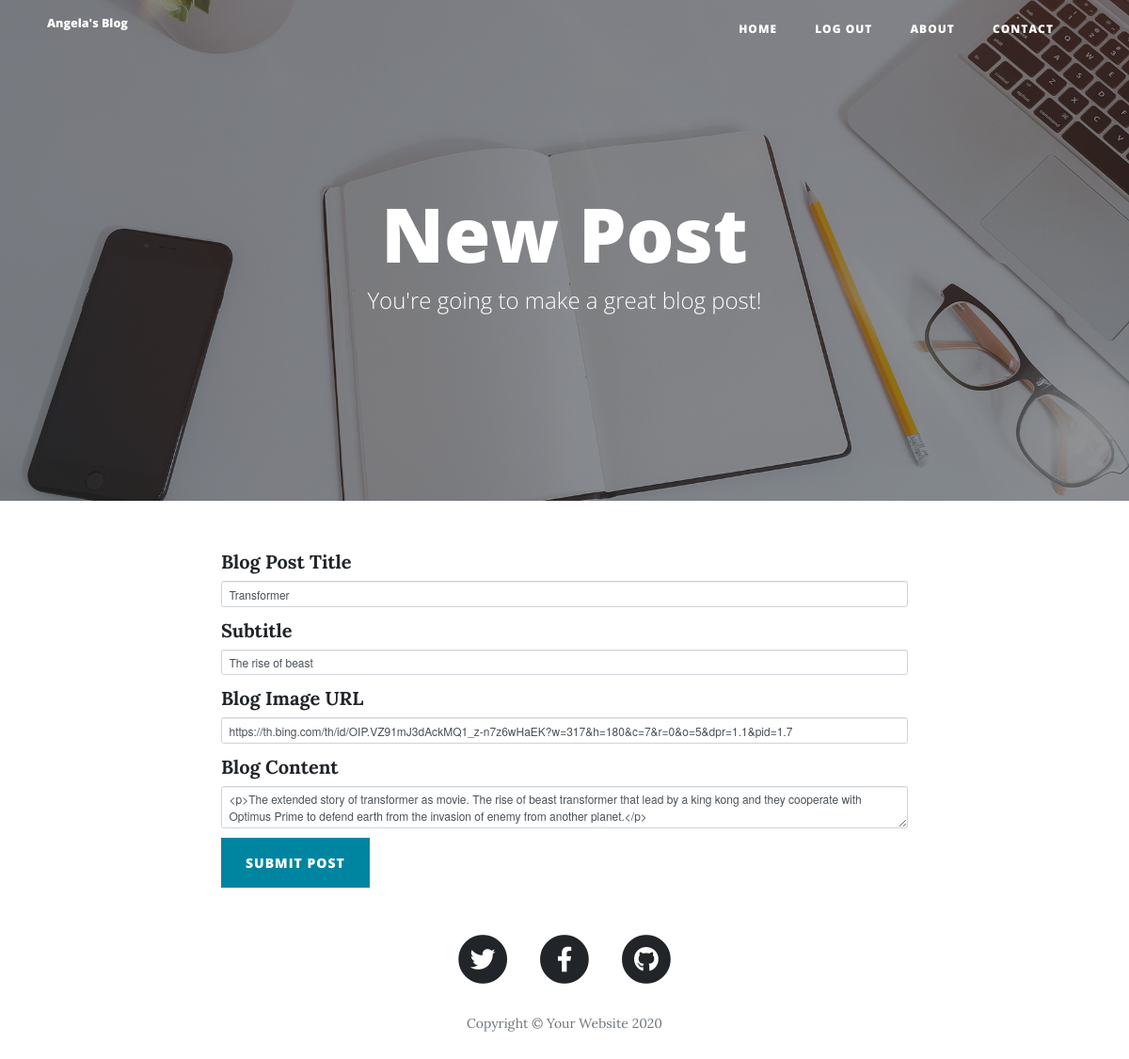
The page /edit-post/1 (signed in) on the database its author committed.
### main.py (models this page shows)
class BlogPost(db.Model):
    __tablename__ = "blog_posts"
    id = db.Column(db.Integer, primary_key=True)
    title = db.Column(db.String(250), unique=True, nullable=False)
    subtitle = db.Column(db.String(250), nullable=False)
    date = db.Column(db.String(250), nullable=False)
    body = db.Column(db.Text, nullable=False)
    author_id = db.Column(db.Integer, db.ForeignKey("User.id"))
    author = relationship("User", back_populates="posts")
    img_url = db.Column(db.String(250), nullable=False)

### main.py (the view, shortened to what this page needs)
@app.route("/edit-post/<int:post_id>")
@login_required
def edit_post(post_id):
    if current_user.id != 1:
        return abort(403)
    post = BlogPost.query.get(post_id)
    edit_form = CreatePostForm(
        title=post.title,
        subtitle=post.subtitle,
        img_url=post.img_url,
        author=post.author,
        body=post.body
    )
    return render_template("make-post.html", form=edit_form)

### forms.py
class CreatePostForm(FlaskForm):
    title = StringField("Blog Post Title", validators=[DataRequired()])
    subtitle = StringField("Subtitle", validators=[DataRequired()])
    img_url = StringField("Blog Image URL", validators=[DataRequired(), URL()])
    body = CKEditorField("Blog Content", validators=[DataRequired()])
    submit = SubmitField("Submit Post")

### main.py (called while the page is built)
@login_manager.user_loader
def load_user(user_id):
    return User.query.get(user_id)

### templates/make-post.html (shortened to what this page needs)
{% extends 'bootstrap/base.html' %}
{% import "bootstrap/wtf.html" as wtf %}
{% block content %}
{% include "header.html" %}
  <header class="masthead" style="background-image: url('{{ url_for('static', filename='img/edit-bg.jpg')}}')">
    <div class="overlay"></div>
    <div class="container">
      <div class="row">
        <div class="col-lg-8 col-md-10 mx-auto">
          <div class="page-heading">
            {% if is_edit: %}
            <h1>Edit Post</h1>
            {% else: %}
            <h1>New Post</h1>
            {% endif %}
            <span class="subheading">You're going to make a great blog post!</span>
          </div>
        </div>
      </div>
    </div>
  </header>
  <div class="container">
    <div class="row">
      <div class="col-lg-8 col-md-10 mx-auto">
        {{ wtf.quick_form(form, novalidate=True, button_map={"submit": "primary"}) }}
      </div>
    </div>
  </div>
{% include "footer.html" %}
{% endblock %}

### templates/header.html (shortened to what this page needs)
<!DOCTYPE html>
<html lang="en">
<head>
  <link href="{{ url_for('static', filename='vendor/bootstrap/css/bootstrap.min.css') }}" rel="stylesheet">
  <link href="{{ url_for('static', filename='vendor/fontawesome-free/css/all.min.css')}}" rel="stylesheet" type="text/css">
  <link href="{{ url_for('static', filename='css/clean-blog.min.css')}}" rel="stylesheet">
</head>
<body>
  <nav class="navbar navbar-expand-lg navbar-light fixed-top" id="mainNav">
    <div class="container">
      <a class="navbar-brand" href="{{url_for('get_all_posts')}}">Angela's Blog</a>
      <div class="collapse navbar-collapse" id="navbarResponsive">
        <ul class="navbar-nav ml-auto">
          <li class="nav-item">
            <a class="nav-link" href="{{ url_for('get_all_posts') }}">Home</a>
          </li>
        {% if current_user.is_authenticated %}
          <li class="nav-item">
            <a class="nav-link" href="{{ url_for('logout') }}">Log Out</a>
          </li>
        {% endif %}
          <li class="nav-item">
            <a class="nav-link" href="{{ url_for('about') }}">About</a>
          </li>
          <li class="nav-item">
            <a class="nav-link" href="{{ url_for('contact') }}">Contact</a>
          </li>
        </ul>
      </div>
    </div>
  </nav>

### templates/footer.html (shortened to what this page needs)
  <footer>
    <div class="container">
      <div class="row">
        <div class="col-lg-8 col-md-10 mx-auto">
          <ul class="list-inline text-center">
            <li class="list-inline-item">
              <a href="#">
                <span class="fa-stack fa-lg">
                  <i class="fas fa-circle fa-stack-2x"></i>
                  <i class="fab fa-twitter fa-stack-1x fa-inverse"></i>
                </span>
              </a>
            </li>
            <li class="list-inline-item">
              <a href="#">
                <span class="fa-stack fa-lg">
                  <i class="fas fa-circle fa-stack-2x"></i>
                  <i class="fab fa-facebook-f fa-stack-1x fa-inverse"></i>
                </span>
              </a>
            </li>
            <li class="list-inline-item">
              <a href="#">
                <span class="fa-stack fa-lg">
                  <i class="fas fa-circle fa-stack-2x"></i>
                  <i class="fab fa-github fa-stack-1x fa-inverse"></i>
                </span>
              </a>
            </li>
          </ul>
          <p class="copyright text-muted">Copyright &copy; Your Website 2020</p>
        </div>
      </div>
    </div>
  </footer>
</body>
</html>

### rows shown on the page
BlogPost: title "Transformer", subtitle "The rise of beast", img_url "https://th.bing.com/th/id/OIP.VZ91mJ3dAckMQ1_z-n7z6wHaEK?w=317&h=180&c=7&r=0&o=5&dpr=1.1&pid=1.7", body "<p>The extended story of transformer as movie. The rise of beast transformer that lead by a king kong and they cooperate with Optimus Prime to defend earth from the invasion of enemy from another planet.</p>"
